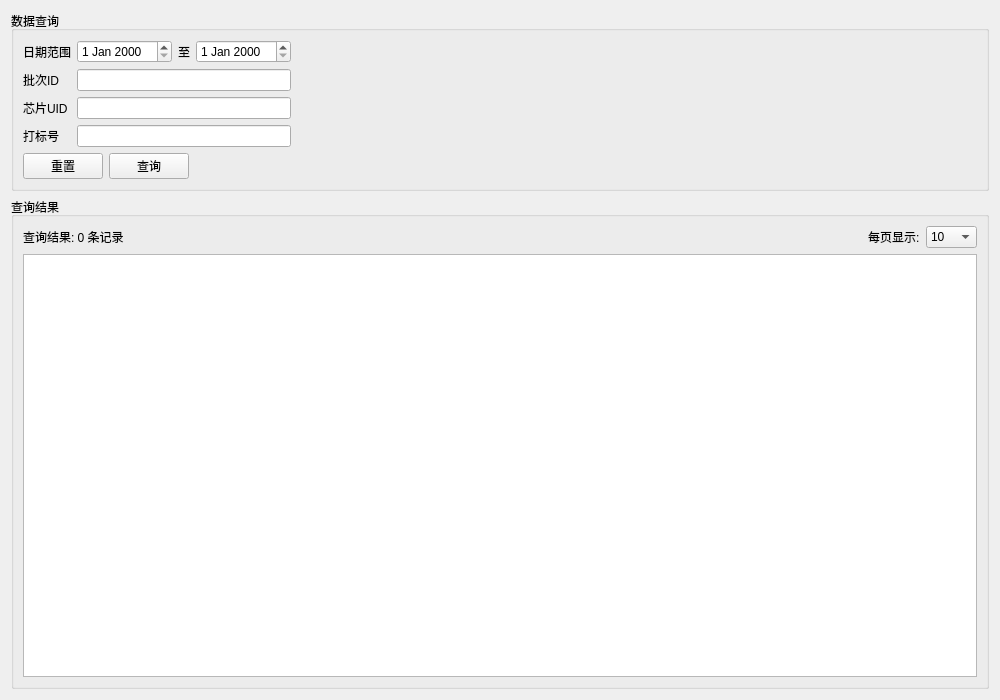
<?xml version="1.0" encoding="UTF-8"?>
<ui version="4.0">
 <class>ChipQueryWidget</class>
 <widget class="QWidget" name="ChipQueryWidget">
  <property name="geometry">
   <rect>
    <x>0</x>
    <y>0</y>
    <width>1000</width>
    <height>700</height>
   </rect>
  </property>
  <property name="windowTitle">
   <string>芯片测试数据查询系统</string>
  </property>
  <layout class="QVBoxLayout" name="verticalLayout">
   <item>
    <widget class="QGroupBox" name="groupBox">
     <property name="title">
      <string>数据查询</string>
     </property>
     <layout class="QVBoxLayout" name="verticalLayout_2">
      <item>
       <layout class="QGridLayout" name="gridLayout">
        <item row="1" column="0">
         <widget class="QLabel" name="label_3">
          <property name="text">
           <string>批次ID</string>
          </property>
         </widget>
        </item>
        <item row="2" column="0">
         <widget class="QLabel" name="label_4">
          <property name="text">
           <string>芯片UID</string>
          </property>
         </widget>
        </item>
        <item row="0" column="0">
         <widget class="QLabel" name="label">
          <property name="text">
           <string>日期范围</string>
          </property>
         </widget>
        </item>
        <item row="0" column="2">
         <widget class="QLabel" name="label_2">
          <property name="text">
           <string>至</string>
          </property>
         </widget>
        </item>
        <item row="0" column="3">
         <widget class="QDateEdit" name="endDateEdit"/>
        </item>
        <item row="1" column="1" colspan="3">
         <widget class="QLineEdit" name="lotIdLineEdit"/>
        </item>
        <item row="2" column="1" colspan="3">
         <widget class="QLineEdit" name="uidLineEdit"/>
        </item>
        <item row="0" column="1">
         <widget class="QDateEdit" name="startDateEdit"/>
        </item>
        <item row="3" column="1" colspan="3">
         <widget class="QLineEdit" name="markingNoLineEdit"/>
        </item>
        <item row="3" column="0">
         <widget class="QLabel" name="label_5">
          <property name="text">
           <string>打标号</string>
          </property>
         </widget>
        </item>
        <item row="0" column="4">
         <spacer name="horizontalSpacer_3">
          <property name="orientation">
           <enum>Qt::Horizontal</enum>
          </property>
          <property name="sizeHint" stdset="0">
           <size>
            <width>40</width>
            <height>20</height>
           </size>
          </property>
         </spacer>
        </item>
       </layout>
      </item>
      <item>
       <layout class="QHBoxLayout" name="horizontalLayout">
        <item>
         <widget class="QPushButton" name="resetButton">
          <property name="text">
           <string>重置</string>
          </property>
         </widget>
        </item>
        <item>
         <widget class="QPushButton" name="searchButton">
          <property name="text">
           <string>查询</string>
          </property>
         </widget>
        </item>
        <item>
         <spacer name="horizontalSpacer">
          <property name="orientation">
           <enum>Qt::Horizontal</enum>
          </property>
          <property name="sizeHint" stdset="0">
           <size>
            <width>40</width>
            <height>20</height>
           </size>
          </property>
         </spacer>
        </item>
       </layout>
      </item>
     </layout>
    </widget>
   </item>
   <item>
    <widget class="QGroupBox" name="groupBox_2">
     <property name="title">
      <string>查询结果</string>
     </property>
     <layout class="QVBoxLayout" name="verticalLayout_3">
      <item>
       <layout class="QHBoxLayout" name="horizontalLayout_2">
        <item>
         <widget class="QLabel" name="resultCountLabel">
          <property name="text">
           <string>查询结果: 0 条记录</string>
          </property>
         </widget>
        </item>
        <item>
         <spacer name="horizontalSpacer_2">
          <property name="orientation">
           <enum>Qt::Horizontal</enum>
          </property>
          <property name="sizeHint" stdset="0">
           <size>
            <width>40</width>
            <height>20</height>
           </size>
          </property>
         </spacer>
        </item>
        <item>
         <widget class="QLabel" name="label_6">
          <property name="text">
           <string>每页显示:</string>
          </property>
         </widget>
        </item>
        <item>
         <widget class="QComboBox" name="pageSizeComboBox">
          <item>
           <property name="text">
            <string>10</string>
           </property>
          </item>
          <item>
           <property name="text">
            <string>25</string>
           </property>
          </item>
          <item>
           <property name="text">
            <string>50</string>
           </property>
          </item>
          <item>
           <property name="text">
            <string>100</string>
           </property>
          </item>
         </widget>
        </item>
       </layout>
      </item>
      <item>
       <widget class="QTableView" name="tableView">
        <property name="selectionMode">
         <enum>QAbstractItemView::SingleSelection</enum>
        </property>
        <property name="selectionBehavior">
         <enum>QAbstractItemView::SelectRows</enum>
        </property>
       </widget>
      </item>
     </layout>
    </widget>
   </item>
  </layout>
 </widget>
 <resources/>
 <connections/>
</ui>
